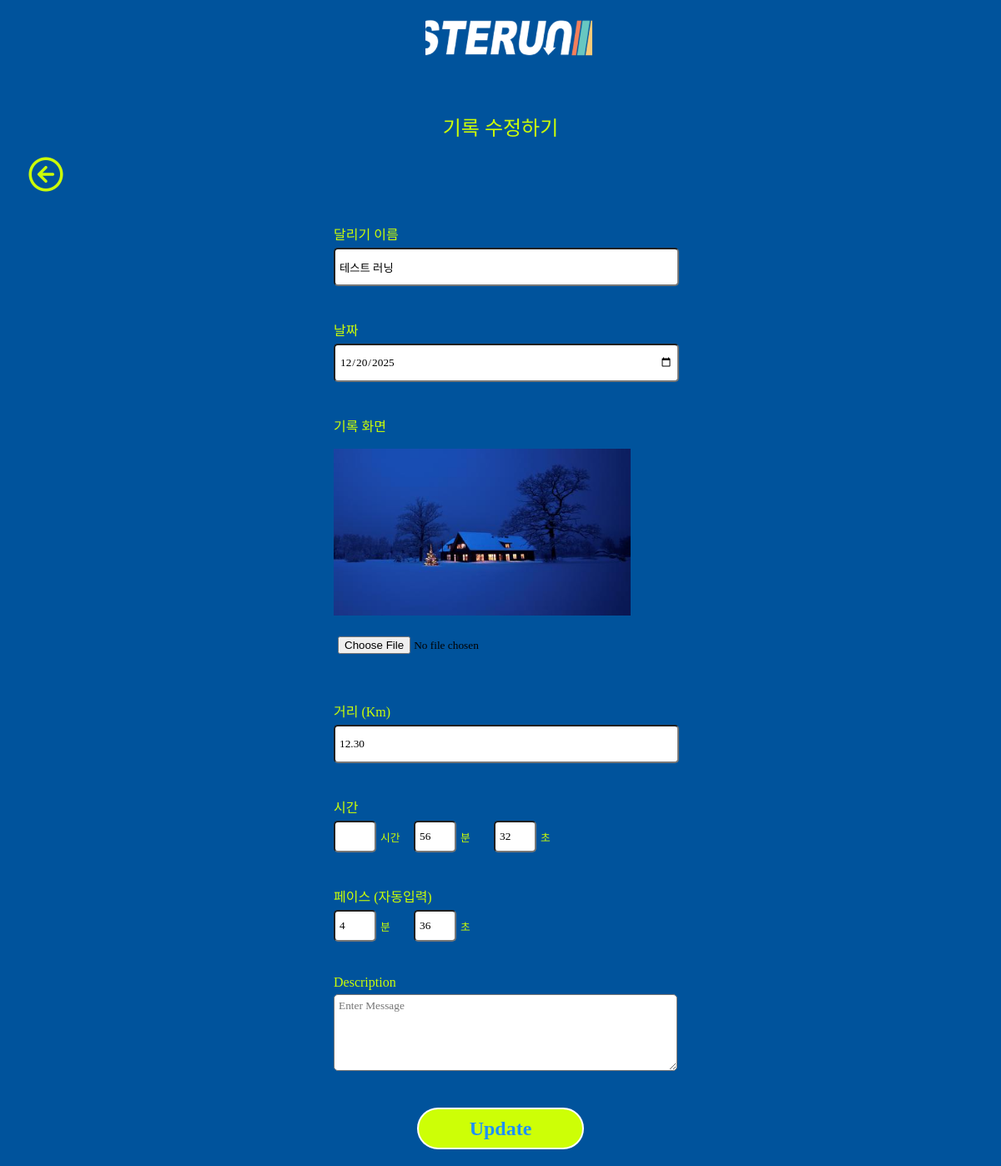
The page /runres/recordUpdateView/1/13 (signed in) on the database its author committed.
### record/models.py (models this page shows, shortened)
class Record(models.Model):
    record_id = models.AutoField(primary_key=True)
    title = models.CharField(max_length=50)
    user = models.ForeignKey(settings.AUTH_USER_MODEL,on_delete=models.CASCADE)
    team = models.ForeignKey(Team, null=True, blank=True, on_delete=models.SET_NULL)
    record_date = models.DateField(blank=True, null=True)
    image = ResizedImageField(size=[500,500], upload_to="record", blank=False)
    distance = models.DecimalField(max_digits=6, decimal_places=2, blank=False, null=False)
    pace_m = models.IntegerField(null=True, blank=True)
    pace_s = models.IntegerField(null=True, blank=True)
    time_h = models.IntegerField(null=True, blank=True)
    time_m = models.IntegerField(null=True, blank=True)
    time_s = models.IntegerField(null=True, blank=True)
    desc = models.TextField(blank=True)
    confirmed = models.BooleanField(default=False)

### record/views.py (the view)
# urls.py: path('recordUpdateView/<str:pk>/<str:record_id>', views.recordUpdateView, name='recordUpdateView'),
def recordUpdateView(request,pk,record_id):
    record = Record.objects.filter(user=pk).get(record_id=record_id)
    return render(request,"record/run_update.html", {"record_id":record_id, "record":record})

### templates/record/run_update.html (shortened to what this page needs)
<!DOCTYPE html>
{% load static %}
<html lang="ko">
  <head>
    <link href="https://hangeul.pstatic.net/hangeul_static/css/nanum-square-neo.css" rel="stylesheet">
    <link rel="stylesheet" type="text/css" href="{% static 'css/joolmag.css' %}"/>
  </head>
  {% if user.is_authenticated %}
    <body class="mainbg">
      <div class="sterun-logo-m">
        <a href={% url "index" %}>
          <img src="{% static "img/logo2@.png" %}" alt="logo-top" height="50px" ,="," width="auto">
      </div>
      <div class="run-submit-title">
        <div class="sub-title">기록 수정하기</div>
      </div>
      <div class="run-submit-prev">
        <div class="previous-btn">
          <a href="{{ request.META.HTTP_REFERER }}">
            <img src="{% static "img/circle-arrow-down.png" %}" alt="logo-top" height="50px" ,="," width="auto"></a>
        </div>
      </div>
      <div class="run-form-container">
        <form method="post" id="contactForm" class="run-sm-form" name="contactForm" action="{% url 'runres:recordUpdate' user.pk record_id %}" enctype="multipart/form-data">
          <div class="form-control">
            <div class="form-label">달리기 이름
            </div><input class="run-input" id="title" name="title" value="{{ record.title }}" type="text" required=""/>
          </div>
          <div class="form-control">
            <div class="form-label">날짜
            </div><input class="run-input" id="record_date" type="date" name="record_date" value="{{ record.record_date|date:'Y-m-d' }}" required="">
          </div>
          <div class="form-control">
            <div class="form-label">기록 화면
            </div>
            {% if record.image %}
              <p>
                <img src="/media/{{ record.image }}" alt="logo-top" height="200px," width="auto">
              </p>
            {% endif %}
            <input class="run-input" type="file" name="image" id="image">
          </div>
          <div class="form-control">
            <div class="form-label">거리 (Km)
            </div><input class="run-input" type="text" name="distance" value="{{ record.distance }}" required="" id="distance">
          </div>
          <div class="form-control">
            <div class="form-label">시간
            </div>
            <div class="ms-row">
              <input class="run-input-t" type="number" name="time_h" value="{{ record.time_h }}" required="" id="time_h">
              <div class="ms-txt">시간</div>
              <input class="run-input-t" type="number" name="time_m" value="{{ record.time_m }}" required="" id="time_m">
              <div class="ms-txt">분</div>
              <input class="run-input-t" type="number" name="time_s" value="{{ record.time_s }}" required="" id="time_s">
              <div class="ms-txt">초</div>
            </div>
          </div>
          <div class="form-control">
            <div class="form-label">페이스 (자동입력)
            </div>
            <div class="ms-row">
              <input class="run-input-t" type="number" name="pace_m" value="{{ record.pace_m }}" required="" id="pace_m" readonly="readonly">
              <div class="ms-txt">분</div>
              <input class="run-input-t" type="number" name="pace_s" value="{{ record.pace_s }}" required="" id="pace_s" readonly="readonly">
              <div class="ms-txt">초</div>
            </div>
          </div>
          <div class="form-control">
            <div class="form-label">Description
            </div>
            <textarea class="run-input" id="inputMessage" name="desc" placeholder="Enter Message" data-parsley-pattern="^[a-zA-Z0-9\s.:,!?']+$">{{ record.desc }}</textarea>
          </div>
          <div class="btn-control">
            <button type="submit" name="submit" id="submit-form-btn" class="submit-btn">
              <p class="btn-text">Update</p>
            </button>
          </div>
        </form>
      </div>
    </body>
  {% endif %}
</html>

### static/css/joolmag.css (style rules this page uses)
:root { --j-pink: #eea47f; --blue: #1e90ff; --white: #ffffff; --black: black; --jblue: #00539c; --jlightgreen: #cdff06; --kakaoyellow: #f7e600; --jdeepblue: #013563; }
* { font-family: "Escoredream"; font-weight: 300; }
a { text-decoration-line: none; color: var(--text-color); }
html { overflow-y: scroll; }
img { object-fit: cover; }
button { cursor: pointer; position: relative; }
.btn-text { font-size: 1.5rem; font-weight: 700; margin: auto; }
.mainbg { background-color: var(--jblue); margin: 0; padding: 0; overflow-y: auto; overflow-x: auto; }
.sterun-logo-m { text-align: center; padding: 20px 0 0 20px; }
.sterun-logo-m > a > img { width: 200px; }
.run-submit-title { font-size: 1.8rem; font-weight: 700; display: flex; justify-content: center; width: 400px; margin: auto; margin-top: 40px; color: var(--jlightgreen); }
.run-submit-prev { display: flex; justify-content: space-between; width: 95%; margin: auto; color: var(--jlightgreen); }
.sub-title { font-size: 1.5rem; font-weight: 500; margin-top: 20px; margin-bottom: 10px; }
.previous-btn { font-size: 1rem; margin-top: 5px; margin-bottom: 10px; }
.run-form-container { width: 400px; margin: auto; }
.run-sm-form { display: flex; flex-direction: column; }
.form-control { margin: 20px 0 20px 0; }
.form-label { width: 200px; font-size: 1rem; font-weight: 500; margin: 0 0 5px 0; color: var(--jlightgreen); }
.run-input { width: 100%; height: 2rem; border-radius: 5px; padding: 5px; }
.run-input-t { width: 40px; height: 2rem; border-radius: 5px; padding-left: 5px; }
.ms-row { display: flex; flex-wrap: wrap; }
.ms-txt { font-size: 0.8rem; color: var(--jlightgreen); margin: 10px 10px 0 5px; width: 30px; }
#inputMessage { height: 5rem; }
.btn-control { display: flex; flex-direction: column; align-items: center; margin: 20px 0 20px 0; }
.submit-btn { height: 50px; width: 200px; padding: 0 20px 0 20px; color: var(--blue); font-size: 1.3rem; font-weight: 700; background-color: var(--jlightgreen); border-radius: 5rem; border: var(--white) 2px solid; }

### rows shown on the page
Record: title "테스트 러닝", record_date "12/20/2025", image (picture), distance "12.30", time_m "56", time_s "32", pace_m "4", pace_s "36"
